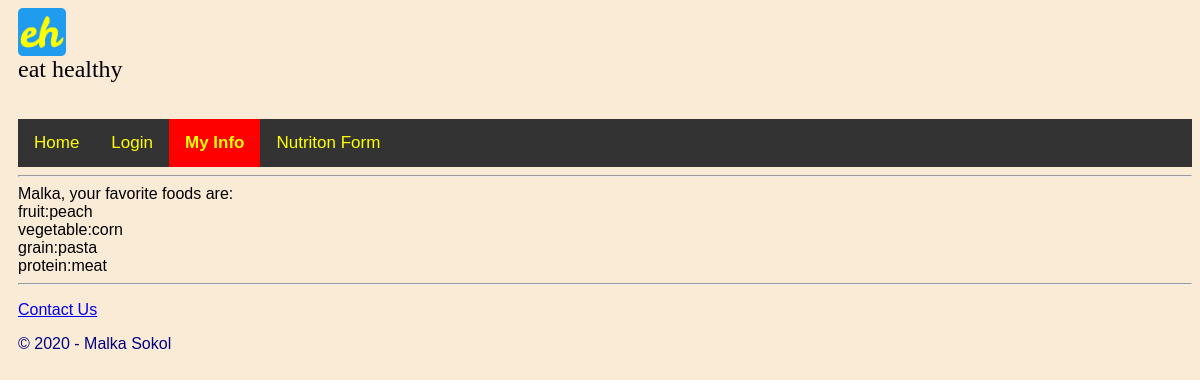
/myInfo.php (signed in), run on the app's committed database.
### myInfo.php (the view, shortened to what this page needs)
<?php
include "header.php";
if($_SESSION['LoggedIn'] == 'True'){
	$db = new mysqli('localhost', 'root', '', 'nutrition');
	$query = "SELECT * FROM `favorite foods` WHERE userID = ".$_COOKIE['userID']." ";
	if(!$result = $db->query($query)){
		die('There was an error running the query [' . $db->error . ']');
	}
	echo $_COOKIE['userName'];
	echo', your favorite foods are: <br>';
	while($row = mysqli_fetch_assoc($result)) {
		echo$row["food category"].':';
		echo $row["user favorite"].'<br>';
	}
}
else{
	echo'LOGIN TO CONTINUE';
}
include "footer.php";
?>

### header.php (shortened to what this page needs)
<html>
<head>
<link rel = "stylesheet" href = "styles.css" type = "text/css"/>
</head>
<body>
<img src = "favicon.ico" class ="logo" alt = "logo"/>
<br>
<div class="logotext"> eat healthy </div>
<br><br>
<header>
		<a href="index.php" class="active">Home</a>
		<a href="form2.php" class = "t" style = "position:absolute;">Nutriton Form</a>
		<a href="login.php">Login</a>
		<a href="myInfo.php">My Info</a>
<br>
</header>
<hr/>

### footer.php
<hr />
<p><a href="contactUs.php">Contact Us</a></p>
<p> &copy; 2020 - Malka Sokol </p>
</body>
</html>

### styles.css (style rules this page uses)
body { font-family: 'Lucida Grande', 'Lucida Sans Unicode', 'Geneva', 'Verdana', sans-serif; background-color: antiquewhite; margin-left: 18px; }
p { color: navy; }
header { background-color: #333; overflow: hidden; }
header a { float: left; color: yellow; text-align: center; padding: 14px 16px; text-decoration: none; font-size: 17px; }
a.activeMenuItem { background-color: #F00; font-weight: bold; }
.logotext { font-family: 'Lucida Handwriting'; font-size: 24px; }

### data on the page
favorite foods: food category "fruit", user favorite "peach"
favorite foods: food category "vegetable", user favorite "corn"
favorite foods: food category "grain", user favorite "pasta"
favorite foods: food category "protein", user favorite "meat"

### other printed values
$_COOKIE['userName'] "Malka"
